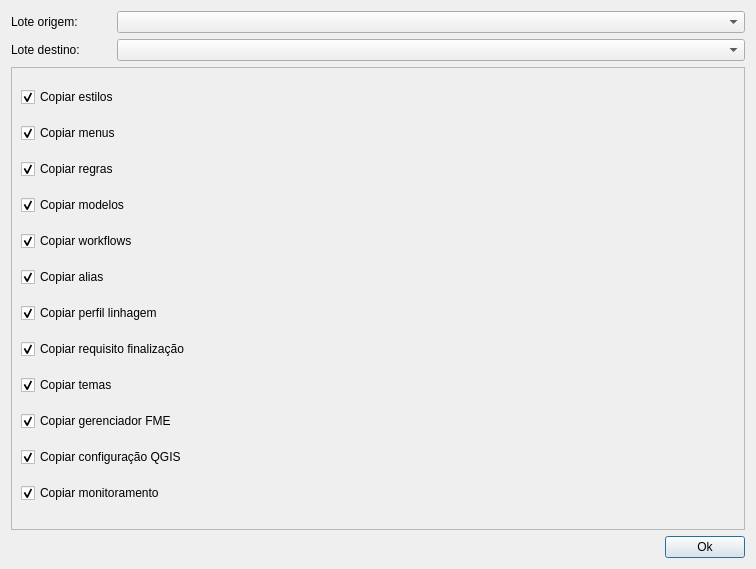
<?xml version="1.0" encoding="UTF-8"?>
<ui version="4.0">
 <class>Dialog</class>
 <widget class="QDialog" name="Dialog">
  <property name="geometry">
   <rect>
    <x>0</x>
    <y>0</y>
    <width>756</width>
    <height>569</height>
   </rect>
  </property>
  <property name="windowTitle">
   <string>Dialog</string>
  </property>
  <layout class="QGridLayout" name="gridLayout">
   <item row="0" column="0">
    <layout class="QHBoxLayout" name="horizontalLayout">
     <item>
      <widget class="QLabel" name="label">
       <property name="sizePolicy">
        <sizepolicy hsizetype="Fixed" vsizetype="Preferred">
         <horstretch>0</horstretch>
         <verstretch>0</verstretch>
        </sizepolicy>
       </property>
       <property name="minimumSize">
        <size>
         <width>100</width>
         <height>0</height>
        </size>
       </property>
       <property name="text">
        <string>Lote origem:</string>
       </property>
      </widget>
     </item>
     <item>
      <widget class="QComboBox" name="lotSourceCb"/>
     </item>
    </layout>
   </item>
   <item row="1" column="0">
    <layout class="QHBoxLayout" name="horizontalLayout_2">
     <item>
      <widget class="QLabel" name="label_2">
       <property name="sizePolicy">
        <sizepolicy hsizetype="Fixed" vsizetype="Preferred">
         <horstretch>0</horstretch>
         <verstretch>0</verstretch>
        </sizepolicy>
       </property>
       <property name="minimumSize">
        <size>
         <width>100</width>
         <height>0</height>
        </size>
       </property>
       <property name="text">
        <string>Lote destino:</string>
       </property>
      </widget>
     </item>
     <item>
      <widget class="QComboBox" name="lotDestCb"/>
     </item>
    </layout>
   </item>
   <item row="3" column="0">
    <layout class="QHBoxLayout" name="horizontalLayout_3">
     <item>
      <spacer name="horizontalSpacer">
       <property name="orientation">
        <enum>Qt::Horizontal</enum>
       </property>
       <property name="sizeHint" stdset="0">
        <size>
         <width>40</width>
         <height>20</height>
        </size>
       </property>
      </spacer>
     </item>
     <item>
      <widget class="QPushButton" name="okBtn">
       <property name="text">
        <string>Ok</string>
       </property>
      </widget>
     </item>
    </layout>
   </item>
   <item row="2" column="0">
    <widget class="QScrollArea" name="scrollArea">
     <property name="widgetResizable">
      <bool>true</bool>
     </property>
     <widget class="QWidget" name="scrollAreaWidgetContents">
      <property name="geometry">
       <rect>
        <x>0</x>
        <y>0</y>
        <width>736</width>
        <height>437</height>
       </rect>
      </property>
      <layout class="QVBoxLayout" name="verticalLayout">
       <item>
        <widget class="QCheckBox" name="styleCkb">
         <property name="text">
          <string>Copiar estilos</string>
         </property>
         <property name="checked">
          <bool>true</bool>
         </property>
        </widget>
       </item>
       <item>
        <widget class="QCheckBox" name="menuCkb">
         <property name="text">
          <string>Copiar menus</string>
         </property>
         <property name="checked">
          <bool>true</bool>
         </property>
        </widget>
       </item>
       <item>
        <widget class="QCheckBox" name="ruleCkb">
         <property name="text">
          <string>Copiar regras</string>
         </property>
         <property name="checked">
          <bool>true</bool>
         </property>
        </widget>
       </item>
       <item>
        <widget class="QCheckBox" name="modelCkb">
         <property name="text">
          <string>Copiar modelos</string>
         </property>
         <property name="checked">
          <bool>true</bool>
         </property>
        </widget>
       </item>
       <item>
        <widget class="QCheckBox" name="worflowCkb">
         <property name="text">
          <string>Copiar workflows</string>
         </property>
         <property name="checked">
          <bool>true</bool>
         </property>
        </widget>
       </item>
       <item>
        <widget class="QCheckBox" name="aliasCkb">
         <property name="text">
          <string>Copiar alias</string>
         </property>
         <property name="checked">
          <bool>true</bool>
         </property>
        </widget>
       </item>
       <item>
        <widget class="QCheckBox" name="lineageProfileCkb">
         <property name="text">
          <string>Copiar perfil linhagem</string>
         </property>
         <property name="checked">
          <bool>true</bool>
         </property>
        </widget>
       </item>
       <item>
        <widget class="QCheckBox" name="completionRequirementCkb">
         <property name="text">
          <string>Copiar requisito finalização</string>
         </property>
         <property name="checked">
          <bool>true</bool>
         </property>
        </widget>
       </item>
       <item>
        <widget class="QCheckBox" name="themeCkb">
         <property name="text">
          <string>Copiar temas</string>
         </property>
         <property name="checked">
          <bool>true</bool>
         </property>
        </widget>
       </item>
       <item>
        <widget class="QCheckBox" name="fmeCb">
         <property name="text">
          <string>Copiar gerenciador FME</string>
         </property>
         <property name="checked">
          <bool>true</bool>
         </property>
        </widget>
       </item>
       <item>
        <widget class="QCheckBox" name="qgisCb">
         <property name="text">
          <string>Copiar configuração QGIS</string>
         </property>
         <property name="checked">
          <bool>true</bool>
         </property>
        </widget>
       </item>
       <item>
        <widget class="QCheckBox" name="monitoringCb">
         <property name="text">
          <string>Copiar monitoramento</string>
         </property>
         <property name="checked">
          <bool>true</bool>
         </property>
        </widget>
       </item>
      </layout>
     </widget>
    </widget>
   </item>
  </layout>
 </widget>
 <resources/>
 <connections/>
</ui>
